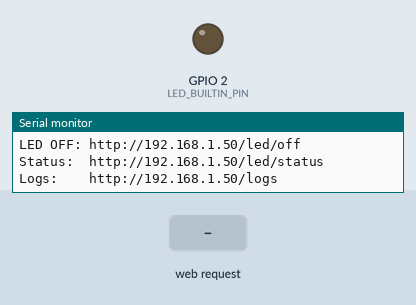
Simulated run of this program. Board: ESP32. On the bench: output pins drawn as LEDs (lit = HIGH), the last lines printed to the serial monitor. The inputs (shaded band) are chosen by the test bench. WiFi joins after 1.5 s; servers stay silent unless stated.

Above: at 2.7 s.
2.8 s: HTTP request GET /led/on received
At 3.7 s:
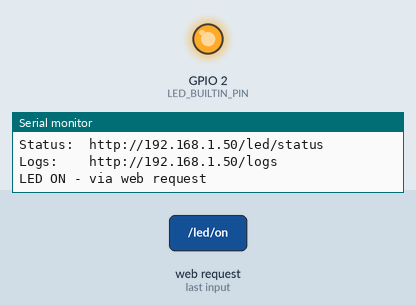
4.3 s: HTTP request GET /led/off received
At 5.0 s:
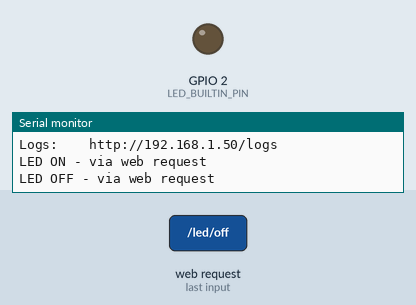
Timing chart, 0 to 7.3 s (numbered marks = the images above; inputs shaded):
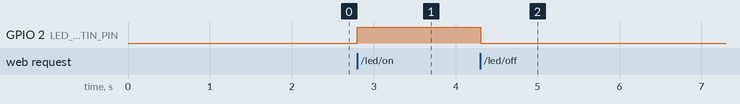

The program:

main.cpp
```cpp
#include <Arduino.h>
#include <WiFi.h>
#include <WebServer.h>


  #ifndef WIFI_SSID
  #define WIFI_SSID "YOUR_WIFI_SSID"
  #endif
  #ifndef WIFI_PASSWORD
  #define WIFI_PASSWORD "YOUR_WIFI_PASSWORD"
  #endif

  const char* ssid = WIFI_SSID;
  const char* password = WIFI_PASSWORD;


  #define LED_BUILTIN_PIN 2


  WebServer server(80);


  bool ledState = false;


  #define LOG_BUFFER_SIZE 20
  String logBuffer[LOG_BUFFER_SIZE];
  int logIndex = 0;
  int logCount = 0;


  void addLog(String message) {
    logBuffer[logIndex] = message;
    logIndex = (logIndex + 1) % LOG_BUFFER_SIZE;
    if (logCount < LOG_BUFFER_SIZE) {
      logCount++;
    }
    Serial.println(message);
  }

  void connectToWiFi() {

    addLog("Connecting to WiFi network: " + String(ssid));

    WiFi.begin(ssid, password);


    int attempts = 0;
    while (WiFi.status() != WL_CONNECTED && attempts < 20) {
      delay(500);
      Serial.print(".");
      attempts++;
    }

    if (WiFi.status() == WL_CONNECTED) {
      Serial.println();
      addLog("Connected to WiFi!");
      addLog("IP address: " + WiFi.localIP().toString());
      addLog("Signal strength (RSSI): " + String(WiFi.RSSI()) + " dBm");
    } else {
      Serial.println();
      addLog("Failed to connect to WiFi");
      addLog("Please check your credentials and try again");
    }
  }


  void handleLEDOn() {
    ledState = true;
    digitalWrite(LED_BUILTIN_PIN, HIGH);
    addLog("LED ON - via web request");


    server.sendHeader("Access-Control-Allow-Origin", "*");
    server.sendHeader("Access-Control-Allow-Methods", "GET, POST, OPTIONS");
    server.sendHeader("Access-Control-Allow-Headers", "Content-Type");
    server.send(200, "application/json", "{\"status\":\"LED ON\",\"state\":true}");
  }


  void handleLEDOff() {
    ledState = false;
    digitalWrite(LED_BUILTIN_PIN, LOW);
    addLog("LED OFF - via web request");


    server.sendHeader("Access-Control-Allow-Origin", "*");
    server.sendHeader("Access-Control-Allow-Methods", "GET, POST, OPTIONS");
    server.sendHeader("Access-Control-Allow-Headers", "Content-Type");
    server.send(200, "application/json", "{\"status\":\"LED OFF\",\"state\":false}");
  }


  void handleLEDStatus() {

    server.sendHeader("Access-Control-Allow-Origin", "*");
    server.sendHeader("Access-Control-Allow-Methods", "GET, POST, OPTIONS");
    server.sendHeader("Access-Control-Allow-Headers", "Content-Type");

    String response = "{\"state\":" + String(ledState ? "true" : "false") + ",\"status\":\"" + String(ledState ? "LED ON" : "LED OFF") + "\"}";
    server.send(200, "application/json", response);
  }


  void handleLogs() {

    server.sendHeader("Access-Control-Allow-Origin", "*");
    server.sendHeader("Access-Control-Allow-Methods", "GET, POST, OPTIONS");
    server.sendHeader("Access-Control-Allow-Headers", "Content-Type");

    String response = "{\"logs\":[";


    for (int i = 0; i < logCount; i++) {
      int index = (logIndex - logCount + i + LOG_BUFFER_SIZE) % LOG_BUFFER_SIZE;
      if (i > 0) response += ",";
      response += "\"" + logBuffer[index] + "\"";
    }

    response += "],\"count\":" + String(logCount) + "}";
    server.send(200, "application/json", response);
  }


  void handleCORS() {
    server.sendHeader("Access-Control-Allow-Origin", "*");
    server.sendHeader("Access-Control-Allow-Methods", "GET, POST, OPTIONS");
    server.sendHeader("Access-Control-Allow-Headers", "Content-Type");
    server.send(200, "text/plain", "");
  }

  void setup() {

    Serial.begin(115200);
    addLog("Riu ESP32 starting up...");

    addLog("WiFi-enabled LED control ready");


    connectToWiFi();


    pinMode(LED_BUILTIN_PIN, OUTPUT);
    digitalWrite(LED_BUILTIN_PIN, LOW);


    server.on("/led/on", HTTP_GET, handleLEDOn);
    server.on("/led/off", HTTP_GET, handleLEDOff);
    server.on("/led/status", HTTP_GET, handleLEDStatus);
    server.on("/logs", HTTP_GET, handleLogs);
    server.on("/led/on", HTTP_OPTIONS, handleCORS);
    server.on("/led/off", HTTP_OPTIONS, handleCORS);
    server.on("/led/status", HTTP_OPTIONS, handleCORS);
    server.on("/logs", HTTP_OPTIONS, handleCORS);


    server.begin();
    addLog("Web server started!");
    addLog("LED Control URLs:");
    addLog("LED ON:  http://" + WiFi.localIP().toString() + "/led/on");
    addLog("LED OFF: http://" + WiFi.localIP().toString() + "/led/off");
    addLog("Status:  http://" + WiFi.localIP().toString() + "/led/status");
    addLog("Logs:    http://" + WiFi.localIP().toString() + "/logs");
  }

  void loop() {

    if (WiFi.status() != WL_CONNECTED) {
      addLog("WiFi connection lost. Attempting to reconnect...");
      connectToWiFi();
    }


    server.handleClient();


    delay(10);
  }
```

Measured:
- after the input at 2.8 s, GPIO 2 (LED_BUILTIN_PIN): LOW → HIGH at once
- after the input at 4.3 s, GPIO 2 (LED_BUILTIN_PIN): HIGH → LOW at once
